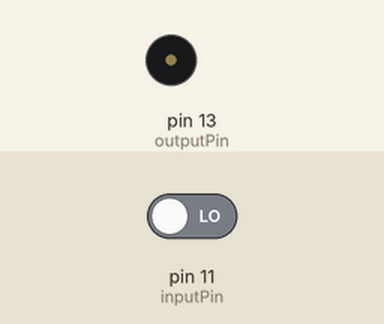
This sketch was run on a simulated Arduino Uno, built with avr-gcc and run on an emulated ATmega328P. Shown: buzzer (waves = sounding). The inputs (shaded band) are chosen by the test bench; at power-on: pin 11 (inputPin) LOW.

Above: at 1.2 s.
1.3 s: pin 11 (inputPin) driven HIGH
At 2.2 s:
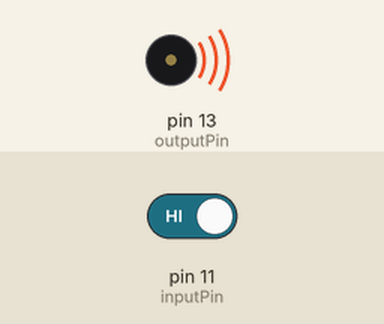
2.8 s: pin 11 (inputPin) driven LOW
Timing chart, 0 to 5.8 s (numbered marks = the images above; inputs shaded):
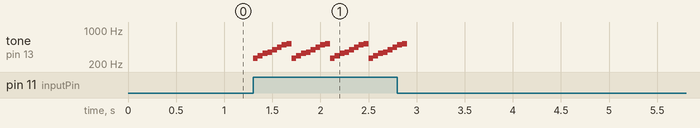

The sketch:

ch11_4.ino
```cpp
int inputPin = 11;
int outputPin = 13;
int melody[] = {262, 294, 330, 349, 392, 440, 494, 523};

void setup() {
  pinMode(inputPin, INPUT);
  pinMode(outputPin, OUTPUT);
}

void loop() {
  int inputState = digitalRead(inputPin);
  if (inputState == HIGH) {
    for (int i = 0; i < 8; i++) {
      tone(outputPin, melody[i]);
      delay(50);
    }
  } else {
    noTone(outputPin);
  }
}
```

Measured:
- after the input at 1.3 s, tone on pin 13 (outputPin): silent → 262 Hz at once, then repeats every 0.40 s: 294 Hz 0.05 s, 330 Hz 0.05 s, 349 Hz 0.05 s, 392 Hz 0.05 s, 440 Hz 0.05 s, 494 Hz 0.05 s, 523 Hz 0.05 s, 262 Hz 0.05 s
